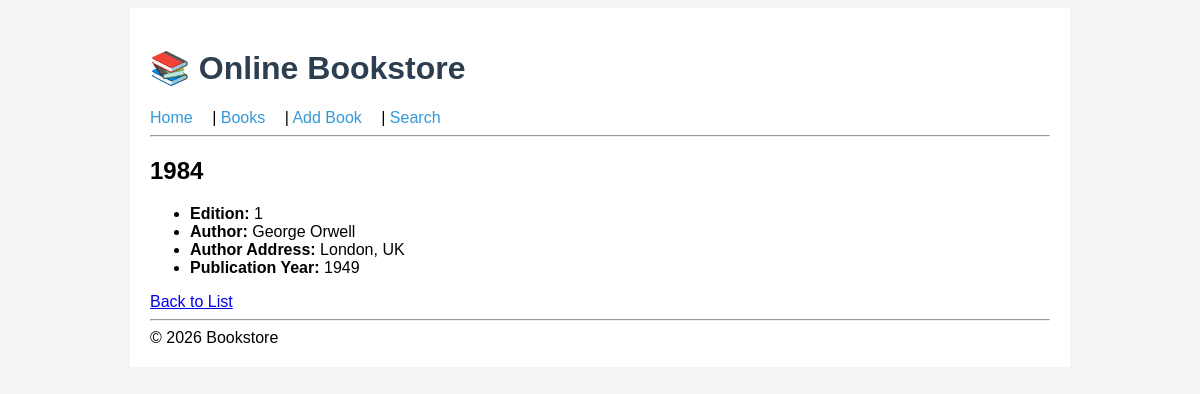
The app's page /exam/1/ with its own data.
### apps/exam/models.py (models this page shows, shortened)
class Book(models.Model):
    title = models.CharField(max_length=200)
    edition = models.IntegerField()
    author = models.ForeignKey(Author, on_delete=models.CASCADE)
    publication_year = models.IntegerField()

class Author(models.Model):
    name = models.CharField(max_length=100)
    address = models.TextField()

### apps/exam/views.py (the view)
# urls.py: path('<int:book_id>/', views.view_book, name='exam_view'),
def view_book(request, book_id):
    book = get_object_or_404(Book, id=book_id)
    return render(request, 'exam/detail.html', {'book': book})

### apps/exam/templates/exam/detail.html (shortened to what this page needs)
{% extends "exam/base.html" %}
{% block content %}
    <h2>{{ book.title }}</h2>
    <ul>
        <li><strong>Edition:</strong> {{ book.edition }}</li>
        <li><strong>Author:</strong> {{ book.author.name }}</li>
        <li><strong>Author Address:</strong> {{ book.author.address }}</li>
        <li><strong>Publication Year:</strong> {{ book.publication_year }}</li>
    </ul>
    <a href="{% url 'exam_list' %}">Back to List</a>
{% endblock %}

### apps/exam/static/exam/css/style.css (style rules this page uses)
body { font-family: Arial, sans-serif; background-color: #f4f4f4; }

### records on screen
Book: title "1984", edition "1", author.name "George Orwell", author.address "London, UK", publication_year "1949"
